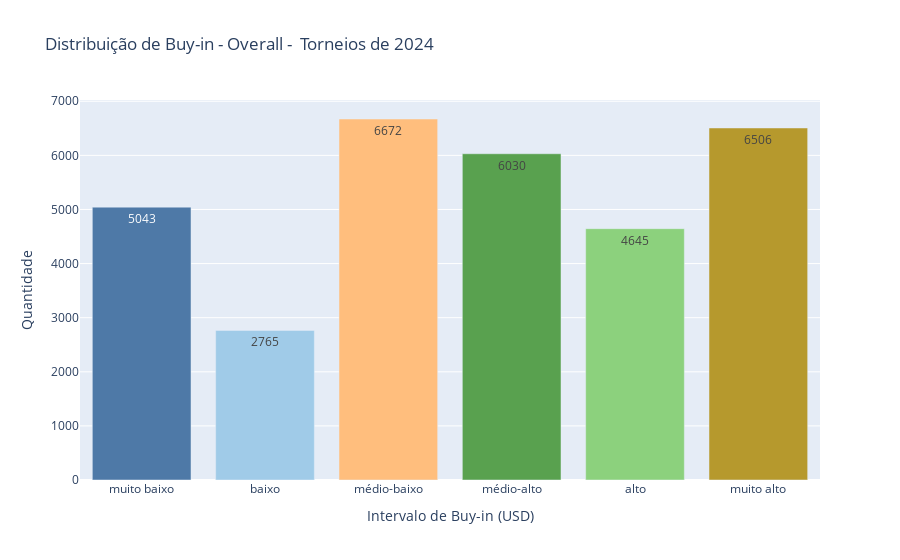

The code cell stored with this chart in its notebook:
### Code cell
import plotly.graph_objects as go
# Calculando a quantidade de torneios em cada intervalo de buy-in
quantidade_por_intervalo = df10['Buy-in Group'].value_counts().sort_index()
# Definindo uma paleta de cores com tons semelhantes
cores = ['#4E79A7', '#A0CBE8', '#FFBE7D', '#59A14F', '#8CD17D', '#B6992D', '#F1CE63', '#499894', '#86BCB6']

# Criando as barras para cada intervalo de buy-in
barras = go.Bar(
    x=quantidade_por_intervalo.index,
    y=quantidade_por_intervalo.values,
    text=quantidade_por_intervalo.values, # Adicionando os valores como texto nas barras
    marker_color=cores  # Aplicando a paleta de cores
)

# Criando a figura
fig = go.Figure()

# Adicionando as barras à figura
fig.add_trace(barras)

# Atualizando o layout do gráfico
fig.update_layout(
    xaxis_title='Intervalo de Buy-in (USD)',
    yaxis_title='Quantidade',
    title='Distribuição de Buy-in - Overall -  Torneios de 2024'
)

# Exibindo o gráfico
fig.show()

### Figure 1 — Plotly figure (JSON) as saved in the notebook; plotly's stock layout.template omitted (floating-point values rounded to 4 significant figures)
{"data": [{"marker": {"color": ["#4E79A7", "#A0CBE8", "#FFBE7D", "#59A14F", "#8CD17D", "#B6992D", "#F1CE63", "#499894", "#86BCB6"]}, "text": [5043, 2765, 6672, 6030, 4645, 6506], "type": "bar", "x": ["muito baixo", "baixo", "médio-baixo", "médio-alto", "alto", "muito alto"], "y": [5043, 2765, 6672, 6030, 4645, 6506]}], "layout": {"title": {"text": "Distribuição de Buy-in - Overall -  Torneios de 2024"}, "xaxis": {"title": {"text": "Intervalo de Buy-in (USD)"}}, "yaxis": {"title": {"text": "Quantidade"}}}}
